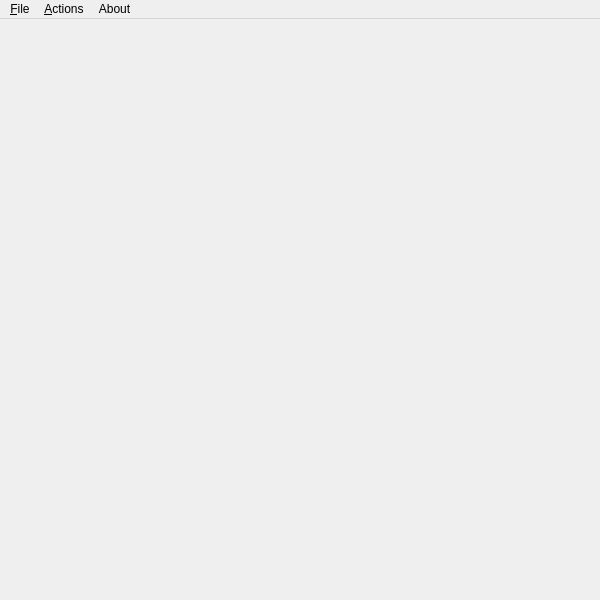
<?xml version="1.0" encoding="UTF-8"?>
<ui version="4.0">
 <class>MainWindow</class>
 <widget class="QMainWindow" name="MainWindow">
  <property name="geometry">
   <rect>
    <x>0</x>
    <y>0</y>
    <width>600</width>
    <height>600</height>
   </rect>
  </property>
  <property name="windowTitle">
   <string>MainWindow</string>
  </property>
  <widget class="QWidget" name="centralWidget">
   <layout class="QGridLayout" name="gridLayout"/>
  </widget>
  <widget class="QMenuBar" name="menuBar">
   <property name="geometry">
    <rect>
     <x>0</x>
     <y>0</y>
     <width>600</width>
     <height>24</height>
    </rect>
   </property>
   <widget class="QMenu" name="menu_File">
    <property name="title">
     <string>&amp;File</string>
    </property>
    <addaction name="actionNew_File"/>
    <addaction name="action_Open_File"/>
    <addaction name="action_Close_File"/>
    <addaction name="action_Save"/>
    <addaction name="separator"/>
    <addaction name="action_Quit"/>
   </widget>
   <widget class="QMenu" name="menu_Actions">
    <property name="title">
     <string>&amp;Actions</string>
    </property>
    <addaction name="actionAdd_Node"/>
    <addaction name="actionAdd_Subnode"/>
    <addaction name="separator"/>
    <addaction name="action_Remove_Node"/>
    <addaction name="separator"/>
    <addaction name="actionAdd_Attribute"/>
    <addaction name="separator"/>
    <addaction name="actionFind"/>
   </widget>
   <widget class="QMenu" name="menuAbout">
    <property name="title">
     <string>About</string>
    </property>
    <addaction name="actionAbout_QXmlGraphicEditor"/>
    <addaction name="actionAbout_Qt"/>
   </widget>
   <addaction name="menu_File"/>
   <addaction name="menu_Actions"/>
   <addaction name="menuAbout"/>
  </widget>
  <action name="action_Open_File">
   <property name="text">
    <string>&amp;Open File</string>
   </property>
   <property name="shortcut">
    <string>Ctrl+O</string>
   </property>
  </action>
  <action name="action_Close_File">
   <property name="enabled">
    <bool>false</bool>
   </property>
   <property name="text">
    <string>&amp;Close File</string>
   </property>
   <property name="shortcut">
    <string>Ctrl+W</string>
   </property>
  </action>
  <action name="action_Save">
   <property name="enabled">
    <bool>false</bool>
   </property>
   <property name="text">
    <string>&amp;Save</string>
   </property>
   <property name="shortcut">
    <string>Ctrl+S</string>
   </property>
  </action>
  <action name="action_Quit">
   <property name="text">
    <string>&amp;Quit</string>
   </property>
   <property name="shortcut">
    <string>Ctrl+Q</string>
   </property>
  </action>
  <action name="actionAdd_Node">
   <property name="enabled">
    <bool>false</bool>
   </property>
   <property name="text">
    <string>Add Node</string>
   </property>
  </action>
  <action name="actionAdd_Subnode">
   <property name="enabled">
    <bool>false</bool>
   </property>
   <property name="text">
    <string>Add Subnode</string>
   </property>
  </action>
  <action name="action_Remove_Node">
   <property name="enabled">
    <bool>false</bool>
   </property>
   <property name="text">
    <string>Remove Node</string>
   </property>
  </action>
  <action name="actionAdd_Attribute">
   <property name="enabled">
    <bool>false</bool>
   </property>
   <property name="text">
    <string>Node Attributes</string>
   </property>
  </action>
  <action name="actionFind">
   <property name="enabled">
    <bool>false</bool>
   </property>
   <property name="text">
    <string>Find</string>
   </property>
   <property name="shortcut">
    <string>Ctrl+F</string>
   </property>
  </action>
  <action name="actionAbout_QXmlGraphicEditor">
   <property name="text">
    <string>About QXmlGraphicEditor</string>
   </property>
  </action>
  <action name="actionAbout_Qt">
   <property name="text">
    <string>About Qt</string>
   </property>
  </action>
  <action name="actionNew_File">
   <property name="text">
    <string>New File</string>
   </property>
  </action>
 </widget>
 <layoutdefault spacing="6" margin="11"/>
 <resources/>
 <connections>
  <connection>
   <sender>action_Quit</sender>
   <signal>triggered()</signal>
   <receiver>MainWindow</receiver>
   <slot>close()</slot>
   <hints>
    <hint type="sourcelabel">
     <x>-1</x>
     <y>-1</y>
    </hint>
    <hint type="destinationlabel">
     <x>299</x>
     <y>299</y>
    </hint>
   </hints>
  </connection>
 </connections>
</ui>
